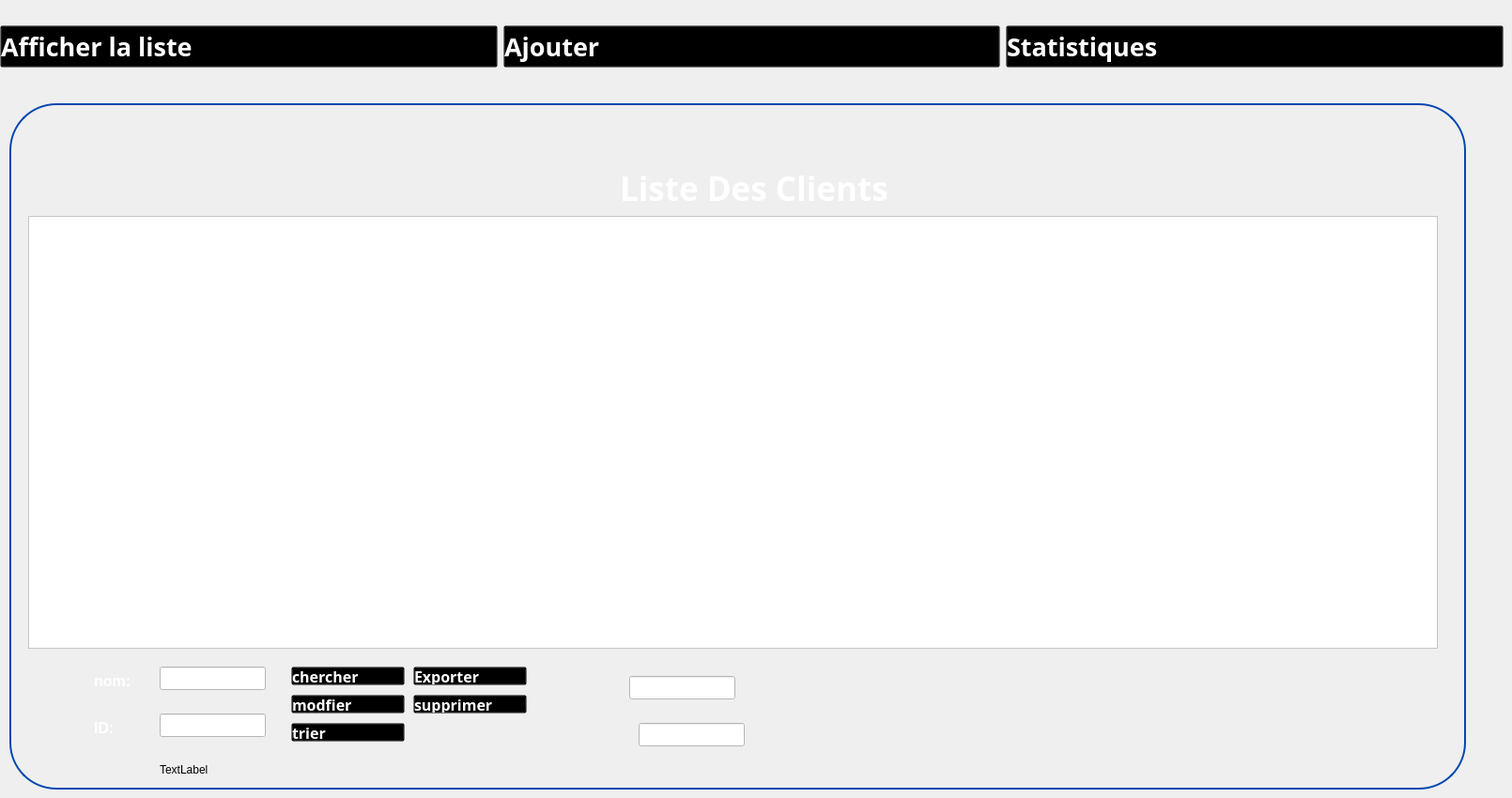
   <widget class="QWidget" name="listeclient">
    <widget class="QWidget" name="horizontalLayoutWidget_21">
     <property name="geometry">
      <rect>
       <x>0</x>
       <y>10</y>
       <width>1601</width>
       <height>80</height>
      </rect>
     </property>
     <layout class="QHBoxLayout" name="horizontalLayout_26">
      <item>
       <widget class="QPushButton" name="pushButton_141">
        <property name="font">
         <font>
          <family>Gill Sans MT</family>
          <pointsize>20</pointsize>
          <weight>75</weight>
          <bold>true</bold>
         </font>
        </property>
        <property name="styleSheet">
         <string notr="true">QPushButton:hover {
    color: blue;
    background: transparent;
}

QPushButton {
    text-align: left;
    background: transparent;
    color: rgb(255,255,255);
}
</string>
        </property>
        <property name="text">
         <string>Afficher la liste</string>
        </property>
        <property name="icon">
         <iconset>
          <normaloff>../../Downloads/wetransfer_icons_2024-02-06_1419/icons/liste-de-controle.png</normaloff>../../Downloads/wetransfer_icons_2024-02-06_1419/icons/liste-de-controle.png</iconset>
        </property>
        <property name="iconSize">
         <size>
          <width>50</width>
          <height>46</height>
         </size>
        </property>
       </widget>
      </item>
      <item>
       <widget class="QPushButton" name="pushButton_142">
        <property name="font">
         <font>
          <family>Gill Sans MT</family>
          <pointsize>20</pointsize>
          <weight>75</weight>
          <bold>true</bold>
         </font>
        </property>
        <property name="styleSheet">
         <string notr="true">QPushButton:hover {
    color: blue;
    background: transparent;
}

QPushButton {
    text-align: left;
    background: transparent;
    color: rgb(255,255,255);
}
</string>
        </property>
        <property name="text">
         <string>Ajouter </string>
        </property>
        <property name="icon">
         <iconset>
          <normaloff>../../Downloads/wetransfer_icons_2024-02-06_1419/icons/image (3).png</normaloff>../../Downloads/wetransfer_icons_2024-02-06_1419/icons/image (3).png</iconset>
        </property>
        <property name="iconSize">
         <size>
          <width>50</width>
          <height>46</height>
         </size>
        </property>
       </widget>
      </item>
      <item>
       <widget class="QPushButton" name="pushButton_143">
        <property name="font">
         <font>
          <family>Gill Sans MT</family>
          <pointsize>20</pointsize>
          <weight>75</weight>
          <bold>true</bold>
         </font>
        </property>
        <property name="styleSheet">
         <string notr="true">QPushButton:hover {
    color: blue;
    background: transparent;
}

QPushButton {
    text-align: left;
    background: transparent;
    color: rgb(255,255,255);
}

</string>
        </property>
        <property name="text">
         <string>Statistiques</string>
        </property>
        <property name="icon">
         <iconset>
          <normaloff>../../Downloads/wetransfer_icons_2024-02-06_1419/icons/image (2).png</normaloff>../../Downloads/wetransfer_icons_2024-02-06_1419/icons/image (2).png</iconset>
        </property>
        <property name="iconSize">
         <size>
          <width>50</width>
          <height>46</height>
         </size>
        </property>
       </widget>
      </item>
     </layout>
    </widget>
    <widget class="QGroupBox" name="groupBox_34">
     <property name="geometry">
      <rect>
       <x>10</x>
       <y>110</y>
       <width>1551</width>
       <height>731</height>
      </rect>
     </property>
     <property name="styleSheet">
      <string notr="true">
QGroupBox {
	border-radius:50px;
    border: 2px solid #0447AF; /* Red border */
}
</string>
     </property>
     <property name="title">
      <string/>
     </property>
     <widget class="QLabel" name="label_108">
      <property name="geometry">
       <rect>
        <x>120</x>
        <y>50</y>
        <width>81</width>
        <height>81</height>
       </rect>
      </property>
      <property name="text">
       <string/>
      </property>
      <property name="pixmap">
       <pixmap>:/Desktop/imageprojetcpp/gestion-de-projet.png</pixmap>
      </property>
      <property name="scaledContents">
       <bool>true</bool>
      </property>
     </widget>
     <widget class="QLabel" name="label_109">
      <property name="geometry">
       <rect>
        <x>650</x>
        <y>60</y>
        <width>301</width>
        <height>61</height>
       </rect>
      </property>
      <property name="font">
       <font>
        <family>Plus Jakarta Sans</family>
        <pointsize>26</pointsize>
        <weight>75</weight>
        <bold>true</bold>
       </font>
      </property>
      <property name="styleSheet">
       <string notr="true">color:white;
    background: transparent;
</string>
      </property>
      <property name="text">
       <string>Liste Des Clients</string>
      </property>
     </widget>
     <widget class="QTableView" name="tableView">
      <property name="geometry">
       <rect>
        <x>20</x>
        <y>120</y>
        <width>1501</width>
        <height>461</height>
       </rect>
      </property>
      <property name="styleSheet">
       <string notr="true">background:white;
color:black;</string>
      </property>
     </widget>
     <widget class="QPushButton" name="pushButton_supprimer">
      <property name="geometry">
       <rect>
        <x>430</x>
        <y>630</y>
        <width>121</width>
        <height>20</height>
       </rect>
      </property>
      <property name="font">
       <font>
        <family>Gill Sans MT</family>
        <pointsize>12</pointsize>
        <weight>75</weight>
        <bold>true</bold>
       </font>
      </property>
      <property name="styleSheet">
       <string notr="true">QPushButton:hover {
    color: red;
    background: transparent;
}

QPushButton {
    text-align: left;
    background: transparent;
    color: rgb(255,255,255);
}

</string>
      </property>
      <property name="text">
       <string>supprimer</string>
      </property>
      <property name="icon">
       <iconset>
        <normaloff>../../../../../Downloads/Bureau/imageprojetcpp/crayon.png</normaloff>../../../../../Downloads/Bureau/imageprojetcpp/crayon.png</iconset>
      </property>
      <property name="iconSize">
       <size>
        <width>20</width>
        <height>20</height>
       </size>
      </property>
     </widget>
     <widget class="QLineEdit" name="lineEdit_6">
      <property name="geometry">
       <rect>
        <x>660</x>
        <y>610</y>
        <width>113</width>
        <height>25</height>
       </rect>
      </property>
      <property name="styleSheet">
       <string notr="true">background:white;</string>
      </property>
     </widget>
     <widget class="QPushButton" name="pushButton_modifier_client">
      <property name="geometry">
       <rect>
        <x>300</x>
        <y>630</y>
        <width>121</width>
        <height>20</height>
       </rect>
      </property>
      <property name="font">
       <font>
        <family>Gill Sans MT</family>
        <pointsize>12</pointsize>
        <weight>75</weight>
        <bold>true</bold>
       </font>
      </property>
      <property name="styleSheet">
       <string notr="true">QPushButton:hover {
    color: red;
    background: transparent;
}

QPushButton {
    text-align: left;
    background: transparent;
    color: rgb(255,255,255);
}

</string>
      </property>
      <property name="text">
       <string>modfier</string>
      </property>
      <property name="icon">
       <iconset>
        <normaloff>../../../../../Downloads/Bureau/imageprojetcpp/crayon.png</normaloff>../../../../../Downloads/Bureau/imageprojetcpp/crayon.png</iconset>
      </property>
      <property name="iconSize">
       <size>
        <width>20</width>
        <height>20</height>
       </size>
      </property>
     </widget>
     <widget class="QLineEdit" name="lineEdit_10">
      <property name="geometry">
       <rect>
        <x>160</x>
        <y>650</y>
        <width>113</width>
        <height>25</height>
       </rect>
      </property>
      <property name="styleSheet">
       <string notr="true">background:white;</string>
      </property>
     </widget>
     <widget class="QLineEdit" name="lineEdit_search_cl">
      <property name="geometry">
       <rect>
        <x>160</x>
        <y>600</y>
        <width>113</width>
        <height>25</height>
       </rect>
      </property>
      <property name="styleSheet">
       <string notr="true">background:white;</string>
      </property>
     </widget>
     <widget class="QPushButton" name="pushButton_trier_client">
      <property name="geometry">
       <rect>
        <x>300</x>
        <y>660</y>
        <width>121</width>
        <height>20</height>
       </rect>
      </property>
      <property name="font">
       <font>
        <family>Gill Sans MT</family>
        <pointsize>12</pointsize>
        <weight>75</weight>
        <bold>true</bold>
       </font>
      </property>
      <property name="styleSheet">
       <string notr="true">QPushButton:hover {
    color: red;
    background: transparent;
}

QPushButton {
    text-align: left;
    background: transparent;
    color: rgb(255,255,255);
}

</string>
      </property>
      <property name="text">
       <string>trier</string>
      </property>
      <property name="icon">
       <iconset>
        <normaloff>../../../../../Downloads/Bureau/imageprojetcpp/pdf.png</normaloff>../../../../../Downloads/Bureau/imageprojetcpp/pdf.png</iconset>
      </property>
      <property name="iconSize">
       <size>
        <width>20</width>
        <height>20</height>
       </size>
      </property>
     </widget>
     <widget class="QPushButton" name="pushButton_chercher_client">
      <property name="geometry">
       <rect>
        <x>300</x>
        <y>600</y>
        <width>121</width>
        <height>20</height>
       </rect>
      </property>
      <property name="font">
       <font>
        <family>Gill Sans MT</family>
        <pointsize>12</pointsize>
        <weight>75</weight>
        <bold>true</bold>
       </font>
      </property>
      <property name="styleSheet">
       <string notr="true">QPushButton:hover {
    color: red;
    background: transparent;
}

QPushButton {
    text-align: left;
    background: transparent;
    color: rgb(255,255,255);
}

</string>
      </property>
      <property name="text">
       <string>chercher</string>
      </property>
      <property name="icon">
       <iconset>
        <normaloff>../../../../../Downloads/Bureau/imageprojetcpp/pdf.png</normaloff>../../../../../Downloads/Bureau/imageprojetcpp/pdf.png</iconset>
      </property>
      <property name="iconSize">
       <size>
        <width>20</width>
        <height>20</height>
       </size>
      </property>
     </widget>
     <widget class="QLineEdit" name="lineEdit_15">
      <property name="geometry">
       <rect>
        <x>670</x>
        <y>660</y>
        <width>113</width>
        <height>25</height>
       </rect>
      </property>
      <property name="styleSheet">
       <string notr="true">background:white;</string>
      </property>
     </widget>
     <widget class="QLabel" name="originalImageLabel_2">
      <property name="geometry">
       <rect>
        <x>160</x>
        <y>700</y>
        <width>69</width>
        <height>20</height>
       </rect>
      </property>
      <property name="text">
       <string>TextLabel</string>
      </property>
     </widget>
     <widget class="QPushButton" name="pushButton_exportClient">
      <property name="geometry">
       <rect>
        <x>430</x>
        <y>600</y>
        <width>121</width>
        <height>20</height>
       </rect>
      </property>
      <property name="font">
       <font>
        <family>Gill Sans MT</family>
        <pointsize>12</pointsize>
        <weight>75</weight>
        <bold>true</bold>
       </font>
      </property>
      <property name="styleSheet">
       <string notr="true">QPushButton:hover {
    color: red;
    background: transparent;
}

QPushButton {
    text-align: left;
    background: transparent;
    color: rgb(255,255,255);
}

</string>
      </property>
      <property name="text">
       <string>Exporter</string>
      </property>
      <property name="icon">
       <iconset>
        <normaloff>../../../../../Downloads/Bureau/imageprojetcpp/pdf.png</normaloff>../../../../../Downloads/Bureau/imageprojetcpp/pdf.png</iconset>
      </property>
      <property name="iconSize">
       <size>
        <width>20</width>
        <height>20</height>
       </size>
      </property>
     </widget>
     <widget class="QLabel" name="label_111">
      <property name="geometry">
       <rect>
        <x>90</x>
        <y>600</y>
        <width>51</width>
        <height>31</height>
       </rect>
      </property>
      <property name="font">
       <font>
        <family>MS Shell Dlg 2</family>
        <pointsize>12</pointsize>
        <weight>75</weight>
        <bold>true</bold>
       </font>
      </property>
      <property name="styleSheet">
       <string notr="true">color:white;
    background: transparent;
</string>
      </property>
      <property name="text">
       <string>nom:</string>
      </property>
     </widget>
     <widget class="QLabel" name="label_116">
      <property name="geometry">
       <rect>
        <x>90</x>
        <y>650</y>
        <width>51</width>
        <height>31</height>
       </rect>
      </property>
      <property name="font">
       <font>
        <family>MS Shell Dlg 2</family>
        <pointsize>12</pointsize>
        <weight>75</weight>
        <bold>true</bold>
       </font>
      </property>
      <property name="styleSheet">
       <string notr="true">color:white;
    background: transparent;
</string>
      </property>
      <property name="text">
       <string>ID:</string>
      </property>
     </widget>
    </widget>
   </widget>
